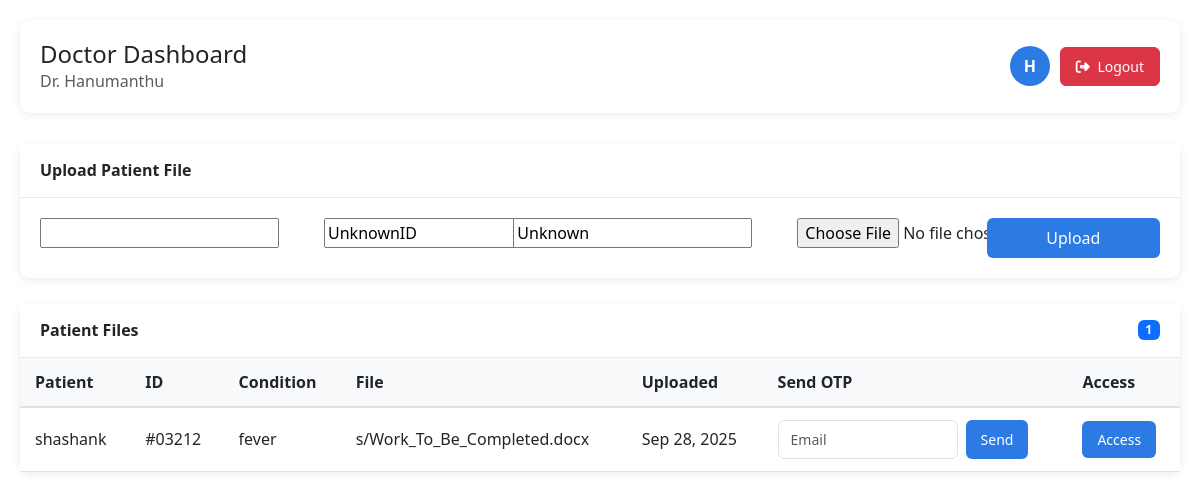
The app's page /doctor-dashboard/ (signed in) with its own data.
### accounts/models.py (models this page shows, shortened)
class CustomUser(AbstractUser):
    ROLE_CHOICES = (
        ('admin', 'Admin'),
        ('doctor', 'Doctor'),
        ('management', 'Management'),
    )
    role = models.CharField(max_length=15, choices=ROLE_CHOICES, default='doctor')
    is_verified = models.BooleanField(default=False)
    otp = models.CharField(max_length=6, blank=True, null=True)
    profile_image = models.ImageField(upload_to="profiles/", blank=True, null=True)

class PatientFile(models.Model):
    doctor = models.ForeignKey(
        CustomUser,
        on_delete=models.CASCADE,
        limit_choices_to={'role': 'doctor'},
        related_name='patient_files'
    )
    patient_name = models.CharField(max_length=100)
    patient_id = models.CharField(max_length=50, default='UnknownID')
    disease = models.CharField(max_length=200, default='Unknown')
    file = models.FileField(upload_to='patient_files/', blank=False, null=False)
    uploaded_at = models.DateTimeField(auto_now_add=True)
    otp = models.CharField(max_length=6, blank=True, null=True)
    access_email = models.EmailField(blank=True, null=True)  # recipient email for access

### accounts/views.py (the view, shortened to what this page needs)
# urls.py: path('doctor-dashboard/', views.doctor_dashboard_view, name='doctor_dashboard'),
@login_required
def doctor_dashboard_view(request):
    if request.user.role != 'doctor':
        messages.error(request, "Unauthorized access")
        return redirect('dashboard')
    files = PatientFile.objects.filter(doctor=request.user).order_by('-uploaded_at')
    if request.method == "POST" and 'upload_file' in request.POST:
        form = PatientFileUploadForm(request.POST, request.FILES)
        if form.is_valid():
            patient_file = form.save(commit=False)
            patient_file.doctor = request.user
            patient_file.save()
            messages.success(request, "File uploaded successfully.")
            return redirect('doctor_dashboard')
        else:
            for error in form.errors.values():
                messages.error(request, error)
    else:
        form = PatientFileUploadForm()
    send_form = SendFileForm()
    return render(request, 'doctor_dashboard.html', {
        'form': form,
        'files': files,
        'send_form': send_form
    })

### accounts/forms.py
class PatientFileUploadForm(forms.ModelForm):
    class Meta:
        model = PatientFile
        fields = ['patient_name', 'patient_id', 'disease', 'file', 'access_email']

class SendFileForm(forms.Form):
    email = forms.EmailField(label="Enter recipient's email")

### accounts/templates/doctor_dashboard.html (shortened to what this page needs)
<!DOCTYPE html>
<html lang="en">
<head>
    <link href="https://cdn.jsdelivr.net/npm/bootstrap@5.3.0-alpha1/dist/css/bootstrap.min.css" rel="stylesheet">
    <link rel="stylesheet" href="https://cdnjs.cloudflare.com/ajax/libs/font-awesome/6.4.0/css/all.min.css">
</head>
<body>
    <div class="dashboard-container">
        <div class="header">
            <div>
                <h4 class="mb-0">Doctor Dashboard</h4>
                <p class="text-muted mb-0">Dr. {{ user.username }}</p>
            </div>
            <div class="user-info">
                <div class="user-avatar">
                    {{ user.username|slice:":1"|upper }}
                </div>
                <a href="{% url 'logout' %}" class="btn btn-danger btn-sm">
                    <i class="fas fa-sign-out-alt me-1"></i> Logout
                </a>
            </div>
        </div>
        <div class="card">
            <div class="card-header">
                Upload Patient File
            </div>
            <div class="card-body">
                <form method="post" enctype="multipart/form-data">
                    <div class="row g-3">
                        <div class="col-md-3">
                            {{ form.patient_name }}
                        </div>
                        <div class="col-md-2">
                            {{ form.patient_id }}
                        </div>
                        <div class="col-md-3">
                            {{ form.disease }}
                        </div>
                        <div class="col-md-2">
                            {{ form.file }}
                        </div>
                        <div class="col-md-2">
                            <button type="submit" name="upload_file" class="btn btn-primary w-100">
                                Upload
                            </button>
                        </div>
                    </div>
                </form>
            </div>
        </div>
        <div class="card">
            <div class="card-header d-flex justify-content-between align-items-center">
                <span>Patient Files</span>
                <span class="badge bg-primary">{{ files|length }}</span>
            </div>
            <div class="card-body p-0">
                <div class="table-responsive">
                    <table class="table table-hover">
                        <thead>
                            <tr>
                                <th>Patient</th>
                                <th>ID</th>
                                <th>Condition</th>
                                <th>File</th>
                                <th>Uploaded</th>
                                <th>Send OTP</th>
                                <th>Access</th>
                            </tr>
                        </thead>
                        <tbody>
                            {% for f in files %}
                            <tr>
                                <td>{{ f.patient_name }}</td>
                                <td>{{ f.patient_id }}</td>
                                <td>{{ f.disease }}</td>
                                <td>{{ f.file.name|slice:"12:" }}</td>
                                <td>{{ f.uploaded_at|date:"M d, Y" }}</td>
                                <td>
                                    <form method="post" class="send-otp-form">
                                        <input type="email" class="form-control form-control-sm" placeholder="Email" name="email" required>
                                        <button type="submit" name="send_otp" class="btn btn-primary btn-sm">
                                            Send
                                        </button>
                                    </form>
                                </td>
                                <td>
                                    <a href="{% url 'access_patient_file' f.id %}" class="btn btn-primary btn-sm">
                                        Access
                                    </a>
                                </td>
                            </tr>
                            {% empty %}
                            <tr>
                                <td colspan="7" class="text-center py-4 text-muted">
                                    No files uploaded yet
                                </td>
                            </tr>
                            {% endfor %}
                        </tbody>
                    </table>
                </div>
            </div>
        </div>
    </div>
</body>
</html>

### accounts/templates/doctor_dashboard.html (style rules this page uses)
body { font-family: 'Segoe UI', Tahoma, Geneva, Verdana, sans-serif; background: linear-gradient(rgba(255, 255, 255, 0.9), rgba(255, 255, 255, 0.9)), url('https://images.unsplash.com/photo-1559757148-5c350d0d3c56?ixlib=rb-4.0.3&ixid=M3wxMjA3fDB8MHxwaG90by1wYWdlfHx8fGVufDB8fHx8fA%3D%3D&auto=format&fit=crop&w=2070&q=80') no-repeat center center fixed; background-size: cover; min-height: 100vh; }
.dashboard-container { max-width: 1400px; margin: 0 auto; padding: 20px; }
.header { display: flex; justify-content: space-between; align-items: center; margin-bottom: 30px; padding: 20px; background: white; border-radius: 10px; box-shadow: 0 2px 10px rgba(0,0,0,0.08); }
.card { border: none; border-radius: 10px; box-shadow: 0 2px 10px rgba(0,0,0,0.08); margin-bottom: 25px; }
.card-header { background: white; border-bottom: 1px solid #eaeaea; padding: 15px 20px; font-weight: 600; }
.card-body { padding: 20px; }
.btn-primary { background: #2c7be5; border: none; padding: 8px 15px; border-radius: 6px; }
.btn-danger { padding: 8px 15px; border-radius: 6px; }
.table { margin-bottom: 0; }
.table thead th { background: #f8f9fa; border-bottom: 2px solid #dee2e6; font-weight: 600; padding: 12px 15px; }
.table tbody td { padding: 12px 15px; vertical-align: middle; }
.form-control { border-radius: 6px; padding: 8px 12px; }
.send-otp-form { display: flex; gap: 8px; }
.send-otp-form input { width: 180px; }
.user-info { display: flex; align-items: center; gap: 10px; }
.user-avatar { width: 40px; height: 40px; background: #2c7be5; border-radius: 50%; display: flex; align-items: center; justify-content: center; color: white; font-weight: 600; }

### records on screen
CustomUser: username "Hanumanthu", username "H"
PatientFile: patient_name "shashank", patient_id "#03212", disease "fever", file.name "s/Work_To_Be_Completed.docx", uploaded_at "Sep 28, 2025"

### other values on screen
{{ files|length }} "1"
